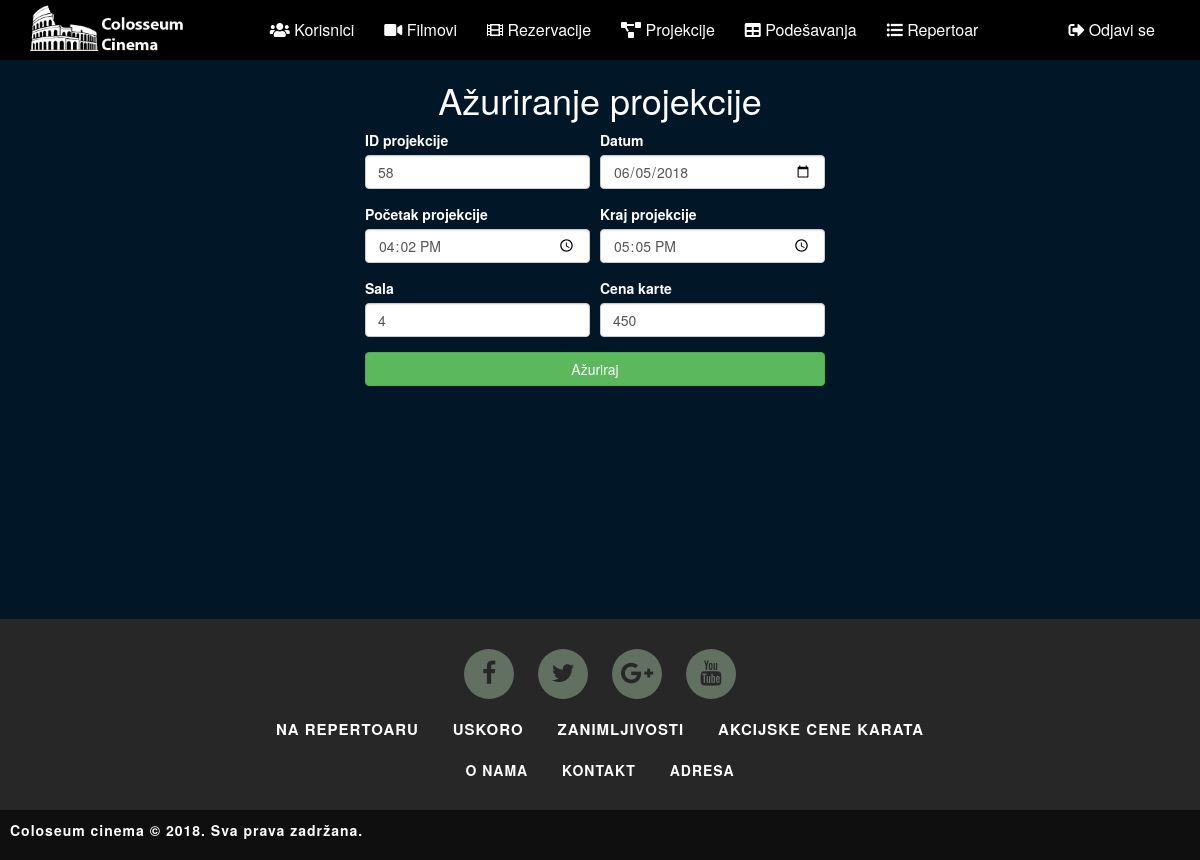
The page /projection/edit/58 (signed in) on the database its author committed.
### tables this page shows
CREATE TABLE `projection` (
  `id` int(11) NOT NULL,
  `filmId` int(11) NOT NULL,
  `date` date NOT NULL,
  `start` time NOT NULL,
  `end` time NOT NULL,
  `hall` int(11) NOT NULL,
  `price` int(11) NOT NULL
);

### controllers/projection.php (called while the page is built, shortened)
<?php
class Projection extends Controller
{
    public function edit($id)
    {
        $this->view->projection = $this->model->projectionSingleList($id);
        $this->view->title = 'Ažuriranje projekcije';
        $this->view->render('projection/edit');
    }
}

### index.php (called while the page is built, shortened)
<?php
require 'libs/Controller.php';
require 'libs/Model.php';
require 'libs/Database.php';
$app = new Bootstrap();

### libs/Database.php (called while the page is built, shortened)
<?php
class Database extends PDO
{
    public function findById($table, $id)
    {
        $sth = $this->prepare("SELECT * FROM $table WHERE id = :id");
        try {
            $sth->bindValue(':id', $id);
            $sth->execute();
            return $sth->fetch();
        } catch (PDOException $ex) {
            echo $ex->getMessage();
            return false;
        }
    }
}

### models/projection_model.php (called while the page is built, shortened)
<?php
class Projection_Model extends Model
{
    public function projectionSingleList($id)
    {
        return $this->db->findById(TABLE_PROJECTION,$id);
    }
}

### libs/Controller.php (called while the page is built, shortened)
<?php
class Controller
{
    public function loadModel($name)
    {
        $path = 'models/' . $name . '_model.php';
        if (file_exists($path)) {
            $this->model = new $modelName();
        }
    }
}

### libs/Model.php (called while the page is built)
<?php
class Model {
	function __construct() {
        $this->db = new Database(DB_TYPE, DB_HOST, DB_NAME, DB_USER, DB_PASS);
	}
}

### views/projection/edit.php (the view)
<div class="edit-content">
    <div class="container">
        <h1 class="text-center" style="color: white">Ažuriranje projekcije</h1>
        <form action="<?php echo URL; ?>projection/editSave/<?php echo $this->projection['id']; ?>" method="post">
            <div class="form-row">
                <div class="form-group col-md-6">
                    <label>ID projekcije</label>
                    <input class="form-control" type="text" name="id" placeholder="ID projekcije"
                           value="<?php echo $this->projection['id']; ?>"/>
                </div>
                <div class="form-group col-md-6">
                    <label>Datum</label>
                    <input class="form-control" type="date" name="date" placeholder="Date"
                        value="<?php echo  $this->projection['date']; ?>"/>
                </div>
            </div>
            <div class="form-row">
                <div class="form-group col-md-6">
                    <label>Početak projekcije</label>
                    <input class="form-control" type="time" name="start" placeholder="Start"
                        value="<?php echo  $this->projection['start'] ?>"/>
                </div>
                <div class="form-group col-md-6">
                    <label>Kraj projekcije</label>
                    <input class="form-control" type="time" name="end" placeholder="End"
                    value="<?php echo $this->projection['end'] ?>"/>
                </div>
            </div>
            <div class="form-row">
                <div class="form-group col-md-6">
                    <label>Sala</label>
                    <input class="form-control" type="text" name="hall" placeholder="Hall"
                        value="<?php echo $this->projection['hall'] ?>"/>
                </div>
                <div class="form-group col-md-6">
                    <label>Cena karte</label>
                    <input class="form-control" type="text" name="price" placeholder="Price"
                        value="<?php echo  $this->projection['price']  ?>"/>
                </div>
            </div>
            <div class="form-row">
                <button type="submit" class="btn btn-success btn-block">Ažuriraj</button>
                <br>
            </div>
        </form>
    </div>
</div>

### web/css/style.css (style rules this page uses)
html body { background-color: #011627; }
.edit-content { margin-top: 0px; }
.edit-content form { margin-top: 0px; }
.edit-content .container form .form-row .form-group.col-md-6, .edit-content .container form .form-row .form-group.col-md-12 { padding-left:0px;padding-right: 10px; }
.edit-content .container { width: 500px; }
.edit-content .container form .btn { width: 460px; }
form { color:white; }
* { margin:0px; padding: 0px; box-sizing: border-box; }

### rows shown on the page
projection: id "58", date "06/05/2018", start "16:02:00", end "17:05:00", hall "4", price "450"
